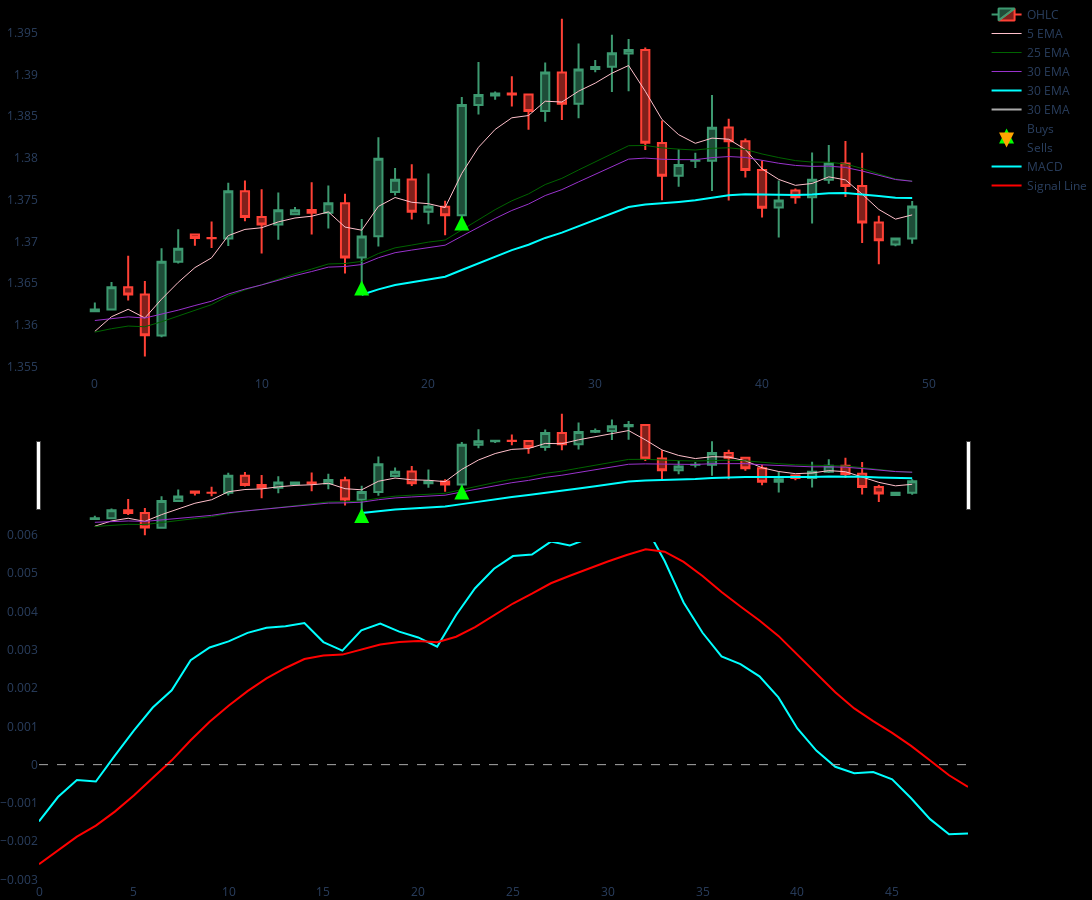

Notebook source saved alongside this figure:
### Code cell
df1 = dfd[:50]
plot_chart_with_signals(df1)

### Figure 1 — Plotly figure (JSON) as saved in the notebook; plotly's stock layout.template omitted (floating-point values rounded to 4 significant figures)
{"data": [{"close": [1.362, 1.365, 1.364, 1.359, 1.368, 1.369, 1.37, 1.37, 1.376, 1.373, 1.372, 1.374, 1.374, 1.373, 1.375, 1.368, 1.371, 1.38, 1.377, 1.374, 1.374, 1.373, 1.386, 1.388, 1.388, 1.388, 1.386, 1.39, 1.387, 1.391, 1.391, 1.393, 1.393, 1.382, 1.378, 1.379, 1.38, 1.384, 1.382, 1.379, 1.374, 1.375, 1.375, 1.377, 1.379, 1.377, 1.372, 1.37, 1.37, 1.374], "high": [1.363, 1.365, 1.368, 1.365, 1.369, 1.371, 1.371, 1.372, 1.377, 1.377, 1.376, 1.376, 1.374, 1.377, 1.377, 1.376, 1.373, 1.382, 1.379, 1.379, 1.378, 1.375, 1.387, 1.391, 1.388, 1.39, 1.388, 1.391, 1.397, 1.394, 1.392, 1.395, 1.394, 1.393, 1.384, 1.381, 1.381, 1.388, 1.385, 1.382, 1.38, 1.377, 1.376, 1.381, 1.382, 1.382, 1.381, 1.373, 1.37, 1.375], "low": [1.362, 1.362, 1.363, 1.356, 1.359, 1.367, 1.369, 1.369, 1.369, 1.372, 1.369, 1.37, 1.373, 1.371, 1.372, 1.366, 1.364, 1.369, 1.376, 1.373, 1.372, 1.371, 1.372, 1.385, 1.387, 1.386, 1.383, 1.384, 1.385, 1.385, 1.39, 1.388, 1.388, 1.381, 1.375, 1.377, 1.379, 1.376, 1.375, 1.378, 1.373, 1.37, 1.375, 1.372, 1.377, 1.375, 1.37, 1.367, 1.369, 1.37], "name": "OHLC", "open": [1.362, 1.362, 1.365, 1.364, 1.359, 1.368, 1.371, 1.37, 1.37, 1.376, 1.373, 1.372, 1.373, 1.374, 1.373, 1.375, 1.368, 1.371, 1.376, 1.377, 1.374, 1.374, 1.373, 1.386, 1.387, 1.388, 1.388, 1.386, 1.39, 1.386, 1.391, 1.391, 1.393, 1.393, 1.382, 1.378, 1.38, 1.38, 1.384, 1.382, 1.379, 1.374, 1.376, 1.375, 1.377, 1.379, 1.377, 1.372, 1.37, 1.37], "type": "candlestick", "x": [0, 1, 2, 3, 4, 5, 6, 7, 8, 9, 10, 11, 12, 13, 14, 15, 16, 17, 18, 19, 20, 21, 22, 23, 24, 25, 26, 27, 28, 29, 30, 31, 32, 33, 34, 35, 36, 37, 38, 39, 40, 41, 42, 43, 44, 45, 46, 47, 48, 49], "xaxis": "x", "yaxis": "y"}, {"line": {"color": "pink", "width": 1}, "mode": "lines", "name": "5 EMA", "type": "scatter", "x": [0, 1, 2, 3, 4, 5, 6, 7, 8, 9, 10, 11, 12, 13, 14, 15, 16, 17, 18, 19, 20, 21, 22, 23, 24, 25, 26, 27, 28, 29, 30, 31, 32, 33, 34, 35, 36, 37, 38, 39, 40, 41, 42, 43, 44, 45, 46, 47, 48, 49], "xaxis": "x", "y": [1.359, 1.361, 1.362, 1.361, 1.363, 1.365, 1.367, 1.368, 1.371, 1.371, 1.372, 1.372, 1.373, 1.373, 1.374, 1.372, 1.371, 1.374, 1.375, 1.375, 1.375, 1.374, 1.378, 1.381, 1.383, 1.385, 1.385, 1.387, 1.387, 1.388, 1.389, 1.39, 1.391, 1.388, 1.385, 1.383, 1.382, 1.382, 1.382, 1.381, 1.379, 1.377, 1.377, 1.377, 1.378, 1.377, 1.376, 1.374, 1.373, 1.373], "yaxis": "y"}, {"line": {"color": "darkgreen", "width": 1}, "mode": "lines", "name": "25 EMA", "type": "scatter", "x": [0, 1, 2, 3, 4, 5, 6, 7, 8, 9, 10, 11, 12, 13, 14, 15, 16, 17, 18, 19, 20, 21, 22, 23, 24, 25, 26, 27, 28, 29, 30, 31, 32, 33, 34, 35, 36, 37, 38, 39, 40, 41, 42, 43, 44, 45, 46, 47, 48, 49], "xaxis": "x", "y": [1.359, 1.36, 1.36, 1.36, 1.36, 1.361, 1.362, 1.362, 1.363, 1.364, 1.365, 1.366, 1.366, 1.367, 1.367, 1.367, 1.368, 1.369, 1.369, 1.37, 1.37, 1.37, 1.371, 1.373, 1.374, 1.375, 1.376, 1.377, 1.378, 1.379, 1.38, 1.381, 1.381, 1.381, 1.381, 1.381, 1.381, 1.381, 1.381, 1.381, 1.38, 1.38, 1.38, 1.38, 1.379, 1.379, 1.379, 1.378, 1.377, 1.377], "yaxis": "y"}, {"line": {"color": "darkorchid", "width": 1}, "mode": "lines", "name": "30 EMA", "type": "scatter", "x": [0, 1, 2, 3, 4, 5, 6, 7, 8, 9, 10, 11, 12, 13, 14, 15, 16, 17, 18, 19, 20, 21, 22, 23, 24, 25, 26, 27, 28, 29, 30, 31, 32, 33, 34, 35, 36, 37, 38, 39, 40, 41, 42, 43, 44, 45, 46, 47, 48, 49], "xaxis": "x", "y": [1.361, 1.361, 1.361, 1.361, 1.361, 1.362, 1.362, 1.363, 1.364, 1.364, 1.365, 1.365, 1.366, 1.366, 1.367, 1.367, 1.367, 1.368, 1.369, 1.369, 1.369, 1.37, 1.371, 1.372, 1.373, 1.374, 1.374, 1.376, 1.376, 1.377, 1.378, 1.379, 1.38, 1.38, 1.38, 1.38, 1.38, 1.38, 1.38, 1.38, 1.38, 1.379, 1.379, 1.379, 1.379, 1.379, 1.378, 1.378, 1.377, 1.377], "yaxis": "y"}, {"line": {"color": "aqua", "width": 2}, "mode": "lines", "name": "30 EMA", "type": "scatter", "x": [0, 1, 2, 3, 4, 5, 6, 7, 8, 9, 10, 11, 12, 13, 14, 15, 16, 17, 18, 19, 20, 21, 22, 23, 24, 25, 26, 27, 28, 29, 30, 31, 32, 33, 34, 35, 36, 37, 38, 39, 40, 41, 42, 43, 44, 45, 46, 47, 48, 49], "xaxis": "x", "y": [null, null, null, null, null, null, null, null, null, null, null, null, null, null, null, null, 1.364, 1.364, 1.365, 1.365, 1.365, 1.366, 1.367, 1.367, 1.368, 1.369, 1.37, 1.37, 1.371, 1.372, 1.373, 1.373, 1.374, 1.374, 1.375, 1.375, 1.375, 1.375, 1.376, 1.376, 1.376, 1.376, 1.376, 1.376, 1.376, 1.376, 1.376, 1.375, 1.375, 1.375], "yaxis": "y"}, {"line": {"color": "darkgrey", "width": 2}, "mode": "lines", "name": "30 EMA", "type": "scatter", "x": [0, 1, 2, 3, 4, 5, 6, 7, 8, 9, 10, 11, 12, 13, 14, 15, 16, 17, 18, 19, 20, 21, 22, 23, 24, 25, 26, 27, 28, 29, 30, 31, 32, 33, 34, 35, 36, 37, 38, 39, 40, 41, 42, 43, 44, 45, 46, 47, 48, 49], "xaxis": "x", "y": [null, null, null, null, null, null, null, null, null, null, null, null, null, null, null, null, null, null, null, null, null, null, null, null, null, null, null, null, null, null, null, null, null, null, null, null, null, null, null, null, null, null, null, null, null, null, null, null, null, null], "yaxis": "y"}, {"marker": {"color": "lime", "size": 15, "symbol": "arrow-up"}, "mode": "markers", "name": "Buys", "type": "scatter", "x": [0, 1, 2, 3, 4, 5, 6, 7, 8, 9, 10, 11, 12, 13, 14, 15, 16, 17, 18, 19, 20, 21, 22, 23, 24, 25, 26, 27, 28, 29, 30, 31, 32, 33, 34, 35, 36, 37, 38, 39, 40, 41, 42, 43, 44, 45, 46, 47, 48, 49], "xaxis": "x", "y": [null, null, null, null, null, null, null, null, null, null, null, null, null, null, null, null, 1.365, null, null, null, null, null, 1.373, null, null, null, null, null, null, null, null, null, null, null, null, null, null, null, null, null, null, null, null, null, null, null, null, null, null, null], "yaxis": "y"}, {"marker": {"color": "orange", "size": 15, "symbol": "arrow-down"}, "mode": "markers", "name": "Sells", "type": "scatter", "x": [0, 1, 2, 3, 4, 5, 6, 7, 8, 9, 10, 11, 12, 13, 14, 15, 16, 17, 18, 19, 20, 21, 22, 23, 24, 25, 26, 27, 28, 29, 30, 31, 32, 33, 34, 35, 36, 37, 38, 39, 40, 41, 42, 43, 44, 45, 46, 47, 48, 49], "xaxis": "x", "y": [null, null, null, null, null, null, null, null, null, null, null, null, null, null, null, null, null, null, null, null, null, null, null, null, null, null, null, null, null, null, null, null, null, null, null, null, null, null, null, null, null, null, null, null, null, null, null, null, null, null], "yaxis": "y"}, {"line": {"color": "aqua", "width": 2}, "mode": "lines", "name": "MACD", "type": "scatter", "x": [0, 1, 2, 3, 4, 5, 6, 7, 8, 9, 10, 11, 12, 13, 14, 15, 16, 17, 18, 19, 20, 21, 22, 23, 24, 25, 26, 27, 28, 29, 30, 31, 32, 33, 34, 35, 36, 37, 38, 39, 40, 41, 42, 43, 44, 45, 46, 47, 48, 49], "xaxis": "x2", "y": [-0.001486, -0.0008461, -0.0004034, -0.0004419, 0.0002365, 0.000889, 0.001491, 0.001944, 0.002727, 0.003062, 0.00322, 0.003442, 0.003577, 0.003618, 0.003699, 0.003203, 0.002978, 0.00351, 0.003687, 0.003476, 0.003323, 0.003081, 0.003908, 0.004608, 0.005118, 0.005449, 0.005491, 0.005828, 0.005727, 0.00591, 0.00601, 0.006151, 0.006222, 0.00532, 0.004238, 0.003445, 0.002827, 0.002624, 0.002306, 0.001756, 0.0009456, 0.0003686, -5.585e-05, -0.0002218, -0.0001945, -0.0003847, -0.0008788, -0.001424, -0.001819, -0.001802], "yaxis": "y2"}, {"line": {"color": "red", "width": 2}, "mode": "lines", "name": "Signal Line", "type": "scatter", "x": [0, 1, 2, 3, 4, 5, 6, 7, 8, 9, 10, 11, 12, 13, 14, 15, 16, 17, 18, 19, 20, 21, 22, 23, 24, 25, 26, 27, 28, 29, 30, 31, 32, 33, 34, 35, 36, 37, 38, 39, 40, 41, 42, 43, 44, 45, 46, 47, 48, 49], "xaxis": "x2", "y": [-0.002602, -0.002251, -0.001881, -0.001593, -0.001227, -0.0008041, -0.000345, 0.0001128, 0.0006356, 0.001121, 0.001541, 0.001921, 0.002252, 0.002525, 0.00276, 0.002849, 0.002875, 0.003002, 0.003139, 0.003206, 0.003229, 0.0032, 0.003341, 0.003595, 0.003899, 0.004209, 0.004466, 0.004738, 0.004936, 0.005131, 0.005307, 0.005475, 0.005625, 0.005564, 0.005298, 0.004928, 0.004508, 0.004131, 0.003766, 0.003364, 0.00288, 0.002378, 0.001891, 0.001469, 0.001136, 0.0008318, 0.0004897, 0.0001069, -0.0002783, -0.000583], "yaxis": "y2"}], "layout": {"height": 900, "hoverlabel": {"bgcolor": "white", "font": {"color": "black", "family": "Rockwell", "size": 14}}, "hovermode": "x unified", "margin": {"b": 0, "l": 0, "r": 0, "t": 0}, "paper_bgcolor": "black", "plot_bgcolor": "black", "shapes": [{"line": {"color": "darkgrey", "dash": "dash", "width": 1}, "type": "line", "x0": 0, "x1": 1, "xref": "x2 domain", "y0": 0, "y1": 0, "yref": "y2"}], "width": 1200, "xaxis": {"anchor": "y", "autorange": true, "domain": [0, 1], "gridcolor": "black", "range": [-3.288, 52.29], "rangeslider": {"autorange": true, "range": [-3.288, 52.29], "yaxis": {"_template": null, "rangemode": "match"}}, "type": "linear", "zerolinecolor": "black"}, "xaxis2": {"anchor": "y2", "autorange": true, "domain": [0, 1], "gridcolor": "black", "range": [0, 49], "type": "linear", "zerolinecolor": "black"}, "yaxis": {"anchor": "x", "autorange": true, "domain": [0.575, 1], "gridcolor": "black", "range": [1.354, 1.399], "type": "linear", "zerolinecolor": "black"}, "yaxis2": {"anchor": "x2", "autorange": true, "domain": [0, 0.425], "gridcolor": "black", "range": [-0.003092, 0.006712], "type": "linear", "zerolinecolor": "black"}}}
